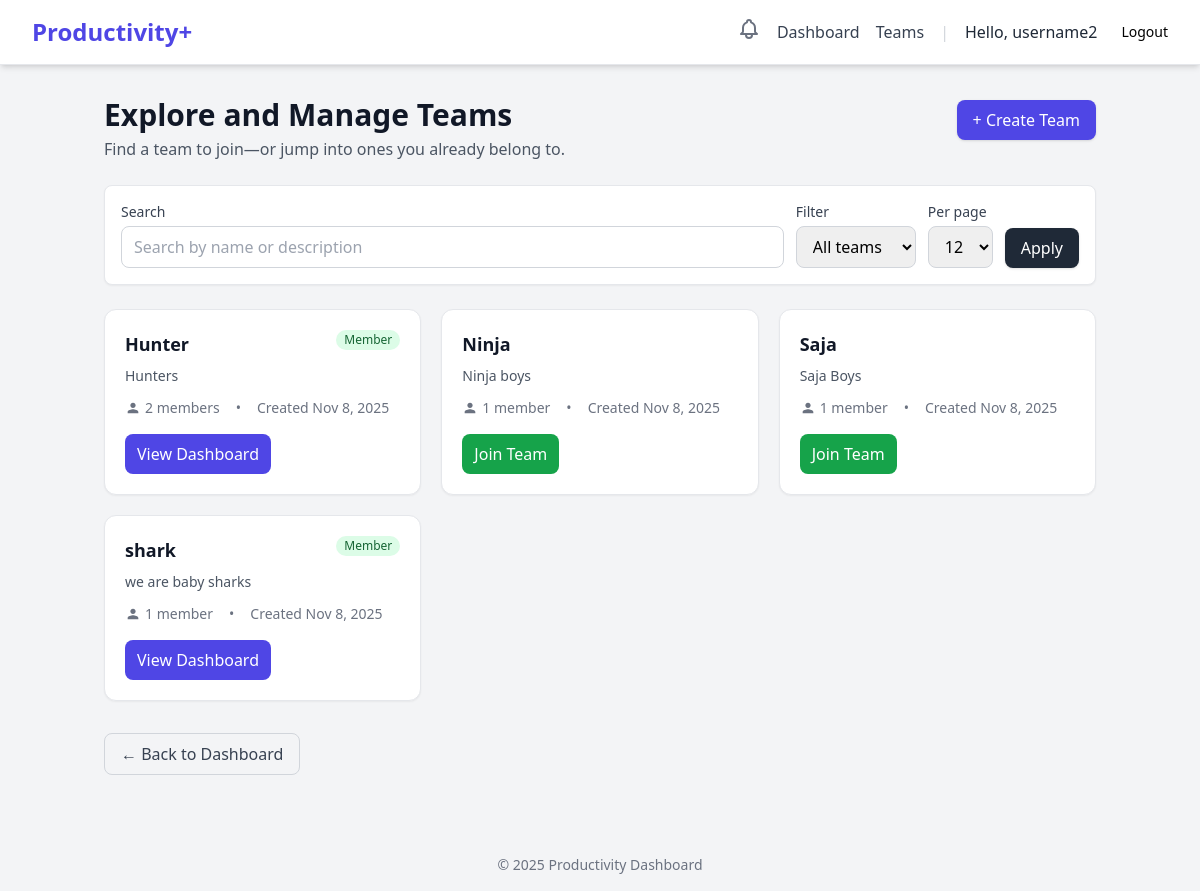
Before: /teams/ (signed in) with the older database file.
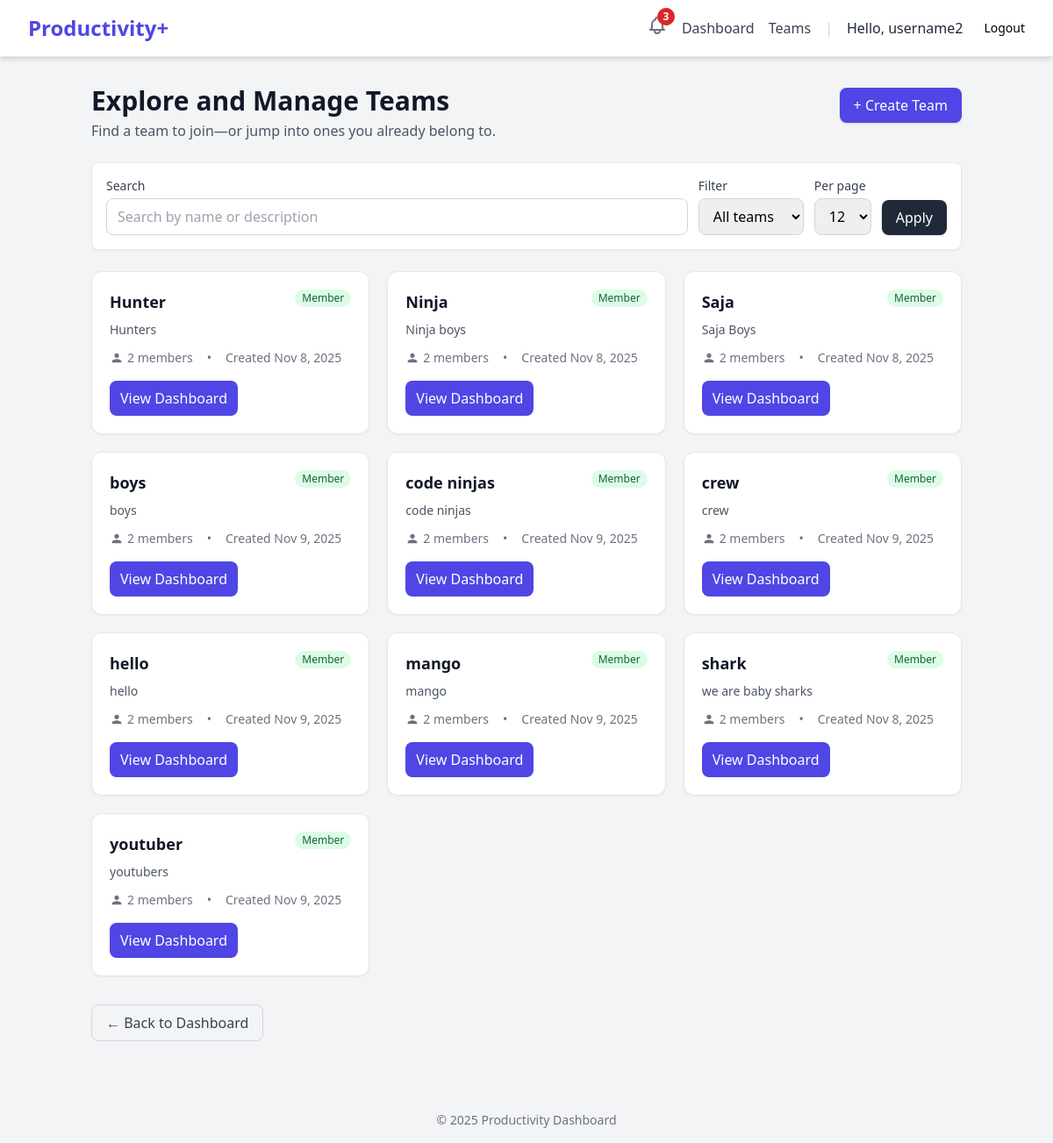
After: the same page with the newer database file.
### users/models.py (models this page shows, shortened)
class CustomUser(AbstractUser):
    class Role(models.TextChoices):
        USER = 'USER', 'User'
        ADMIN = 'ADMIN', 'Admin'
    role = models.CharField(max_length=50, choices=Role.choices, default=Role.USER)
    email = models.EmailField(unique=True)
    created_at = models.DateTimeField(auto_now_add=True)

### teams/models.py (models this page shows, shortened)
class Team(models.Model):
    team_name = models.CharField(max_length=255)
    team_desc = models.TextField(blank=True, null=True, help_text="Description")
    members = models.ManyToManyField(
        settings.AUTH_USER_MODEL,
        through='TeamMember',
        related_name='teams'
    )
    created_at = models.DateTimeField(auto_now_add=True)

### teams/views.py (the view)
# urls.py: path('', views.team_list_view, name='team_list'),
@login_required
def team_list_view(request):
    q = (request.GET.get("q") or "").strip()
    filt = request.GET.get("filter", "all")  # all | mine | joinable
    per_page = int(request.GET.get("per_page") or 12)
    is_member_subq = TeamMember.objects.filter(
        team=OuterRef('pk'),
        user=request.user
    )
    teams = (
        Team.objects
        .annotate(
            member_count=Count('members', distinct=True),
            is_member=Exists(is_member_subq)
        )
        .order_by('team_name')
    )
    if q:
        teams = teams.filter(
            Q(team_name__icontains=q) | Q(team_desc__icontains=q)
        )
    if filt == "mine":
        teams = teams.filter(is_member=True)
    elif filt == "joinable":
        teams = teams.filter(is_member=False)
    paginator = Paginator(teams, per_page)
    page_number = request.GET.get("page")
    page_obj = paginator.get_page(page_number)
    context = {
        "page_title": "Explore and Manage Teams",
        "page_obj": page_obj,
        "q": q,
        "filter": filt,
        "per_page_options": [12, 24, 48],
    }
    return render(request, "teams/team_list.html", context)

### users/context_processors.py (called while the page is built)
def unread_notifications(request):
    if request.user.is_authenticated:
        notifications = Notification.objects.filter(
            user=request.user,
            is_read=False
        )
        return {
            'unread_notifications': notifications,
            'unread_notification_count': notifications.count()
        }
    return {}

### templates/teams/team_list.html (shortened to what this page needs)
{% extends "base.html" %}
{% block content %}
<div class="max-w-5xl mx-auto py-8 px-4">
  <div class="flex items-baseline justify-between gap-4 mb-6">
    <div>
      <h1 class="text-3xl font-bold text-gray-900">{{ page_title }}</h1>
      <p class="text-gray-600 mt-1">Find a team to join—or jump into ones you already belong to.</p>
    </div>
    <a href="{% url 'teams:team_create' %}"
       class="inline-flex items-center px-4 py-2 rounded-lg bg-indigo-600 text-white font-medium shadow hover:bg-indigo-700">
      + Create Team
    </a>
  </div>
  <form method="get" class="bg-white border border-gray-200 rounded-lg p-4 shadow-sm mb-6">
    <div class="flex flex-wrap items-end gap-3">
      <div class="flex-1 min-w-[240px]">
        <label class="block text-sm font-medium text-gray-700 mb-1">Search</label>
        <input type="text" name="q" value="{{ q|default:'' }}"
               placeholder="Search by name or description"
               class="w-full rounded-lg border border-gray-300 px-3 py-2 focus:outline-none focus:ring-2 focus:ring-indigo-500 focus:border-indigo-500">
      </div>
      <div>
        <label class="block text-sm font-medium text-gray-700 mb-1">Filter</label>
        <select name="filter"
                class="rounded-lg border border-gray-300 px-3 py-2 focus:outline-none focus:ring-2 focus:ring-indigo-500 focus:border-indigo-500">
          <option value="all" {% if filter == "all" %}selected{% endif %}>All teams</option>
        </select>
      </div>
      <div>
        <label class="block text-sm font-medium text-gray-700 mb-1">Per page</label>
        <select name="per_page"
            class="rounded-lg border border-gray-300 px-3 py-2 focus:outline-none focus:ring-2 focus:ring-indigo-500 focus:border-indigo-500">
            {% for n in per_page_options %}
                <option value="{{ n }}" {% if per_page|stringformat:"s" == n|stringformat:"s" %}selected{% endif %}>
                {{ n }}
                </option>
            {% endfor %}
        </select>
      </div>
      <div class="ml-auto">
        <button type="submit"
                class="inline-flex items-center px-4 py-2 rounded-lg bg-gray-800 text-white font-medium shadow hover:bg-gray-900">
          Apply
        </button>
      </div>
    </div>
  </form>
  {% if page_obj.object_list %}
    <div class="grid grid-cols-1 sm:grid-cols-2 lg:grid-cols-3 gap-5">
      {% for team in page_obj.object_list %}
        <div class="bg-white border border-gray-200 rounded-xl p-5 shadow-sm hover:shadow-md transition">
          <div class="flex items-start justify-between gap-3">
            <h3 class="text-lg font-semibold text-gray-900">{{ team.team_name }}</h3>
            {% if team.is_member %}
              <span class="inline-flex items-center px-2 py-0.5 text-xs font-medium rounded-full bg-green-100 text-green-800">
                Member
              </span>
            {% endif %}
          </div>
          <p class="text-sm text-gray-600 mt-2">
            {{ team.team_desc|default:"No description provided." }}
          </p>
          <div class="flex items-center gap-4 mt-3 text-sm text-gray-500">
            <span class="inline-flex items-center gap-1">
              <svg xmlns="http://www.w3.org/2000/svg" class="h-4 w-4" viewBox="0 0 24 24" fill="currentColor"><path d="M12 12c2.21 0 4-1.79 4-4S14.21 4 12 4 8 5.79 8 8s1.79 4 4 4zm0 2c-2.67 0-8 1.34-8 4v2h16v-2c0-2.66-5.33-4-8-4z"/></svg>
              {{ team.member_count }} member{% if team.member_count != 1 %}s{% endif %}
            </span>
            <span>•</span>
            <span>Created {{ team.created_at|date:"M j, Y" }}</span>
          </div>
          <div class="mt-4 flex gap-2">
            {% if team.is_member %}
              <a href="{% url 'teams:team_dashboard' team_id=team.id %}"
                 class="inline-flex items-center justify-center px-3 py-2 rounded-lg bg-indigo-600 text-white font-medium hover:bg-indigo-700">
                View Dashboard
              </a>
            {% else %}
              <a href="{% url 'teams:team_join' team_id=team.id %}"
                 class="inline-flex items-center justify-center px-3 py-2 rounded-lg bg-green-600 text-white font-medium hover:bg-green-700">
                Join Team
              </a>
            {% endif %}
          </div>
        </div>
      {% endfor %}
    </div>
  {% endif %}
  <div class="mt-8">
    <a href="{% url 'dashboard:dashboard_view' %}"
       class="inline-flex items-center px-4 py-2 rounded-lg border border-gray-300 text-gray-700 hover:bg-gray-50">
      ← Back to Dashboard
    </a>
  </div>
</div>
{% endblock %}

### templates/base.html (shortened to what this page needs)
{% load static %}
<!DOCTYPE html>
<html lang="en">
<head>
    <script src="https://cdn.tailwindcss.com"></script>
</head>
<body class="bg-gray-100 font-sans">
    <nav class="bg-white shadow-md border-b border-gray-200">
        <div class="max-w-7xl mx-auto px-4 sm:px-6 lg:px-8">
            <div class="flex justify-between items-center h-16">
                <div class="flex-shrink-0">
                    <a href="{% url 'index' %}" class="text-2xl font-bold text-indigo-600">Productivity+</a>
                </div>
                <div class="flex items-center space-x-4">
                    {% if user.is_authenticated %}
                    <div class="relative">
                        <button id="notification-bell" class="text-gray-500 hover:text-gray-700">
                        </button>
                        {% if unread_notification_count > 0 %}
                        <span class="absolute -top-2 -right-2 flex h-5 w-5 items-center justify-center rounded-full bg-red-600 text-xs font-bold text-white">
                            {{ unread_notification_count }}
                        </span>
                        {% endif %}
                        </div>
                        <a href="{% url 'dashboard:dashboard_view' %}" class="text-gray-700 hover:text-indigo-600">Dashboard</a>
                        <a href="{% url 'teams:team_list' %}" class="text-gray-700 hover:text-indigo-600">Teams</a>
                        <span class="text-gray-300">|</span>
                        <span class="text-gray-800 font-medium">Hello, {{ user.username }}</span>
                        <form method="post" action="{% url 'logout' %}" class="flex items-center">
                            <button type="submit" class="ml-2 button button-secondary-danger text-sm">
                                Logout
                            </button>
                        </form>
                    {% else %}
                        <a href="{% url 'login' %}" class="button button-primary">Login</a>
                        <a href="{% url 'register' %}" class="button button-secondary">Sign Up</a>
                    {% endif %}
                </div>
            </div>
        </div>
    </nav>
    <main>
        {% block content %}
        {% endblock %}
    </main>
    <footer class="text-center py-4 mt-8 text-gray-500 text-sm">
        &copy; {% now "Y" %} Productivity Dashboard
    </footer>
</body>
</html>

Changed rows visible on the page:
computed for Team "Ninja": member_count "1" → "2"; text "Join Team" → "Member s View Dashboard"
computed for Team "Saja": member_count "1" → "2"; text "Join Team" → "Member s View Dashboard"
added Team: team_name "boys", shows "Member", team_desc "boys", member_count "2", created_at "Nov 9, 2025", shows "View Dashboard"
added Team: team_name "code ninjas", shows "Member", team_desc "code ninjas", member_count "2", created_at "Nov 9, 2025", shows "View Dashboard"
added Team: team_name "crew", shows "Member", team_desc "crew", member_count "2", created_at "Nov 9, 2025", shows "View Dashboard"
added Team: team_name "hello", shows "Member", team_desc "hello", member_count "2", created_at "Nov 9, 2025", shows "View Dashboard"
added Team: team_name "mango", shows "Member", team_desc "mango", member_count "2", created_at "Nov 9, 2025", shows "View Dashboard"
shown differently, row unchanged: Team "shark": member_count "1" → "2"; now shows "s"
added Team: team_name "youtuber", shows "Member", team_desc "youtubers", member_count "2", created_at "Nov 9, 2025", shows "View Dashboard"
Other visible differences:
{{ unread_notification_count }}: (not shown) → "3"
